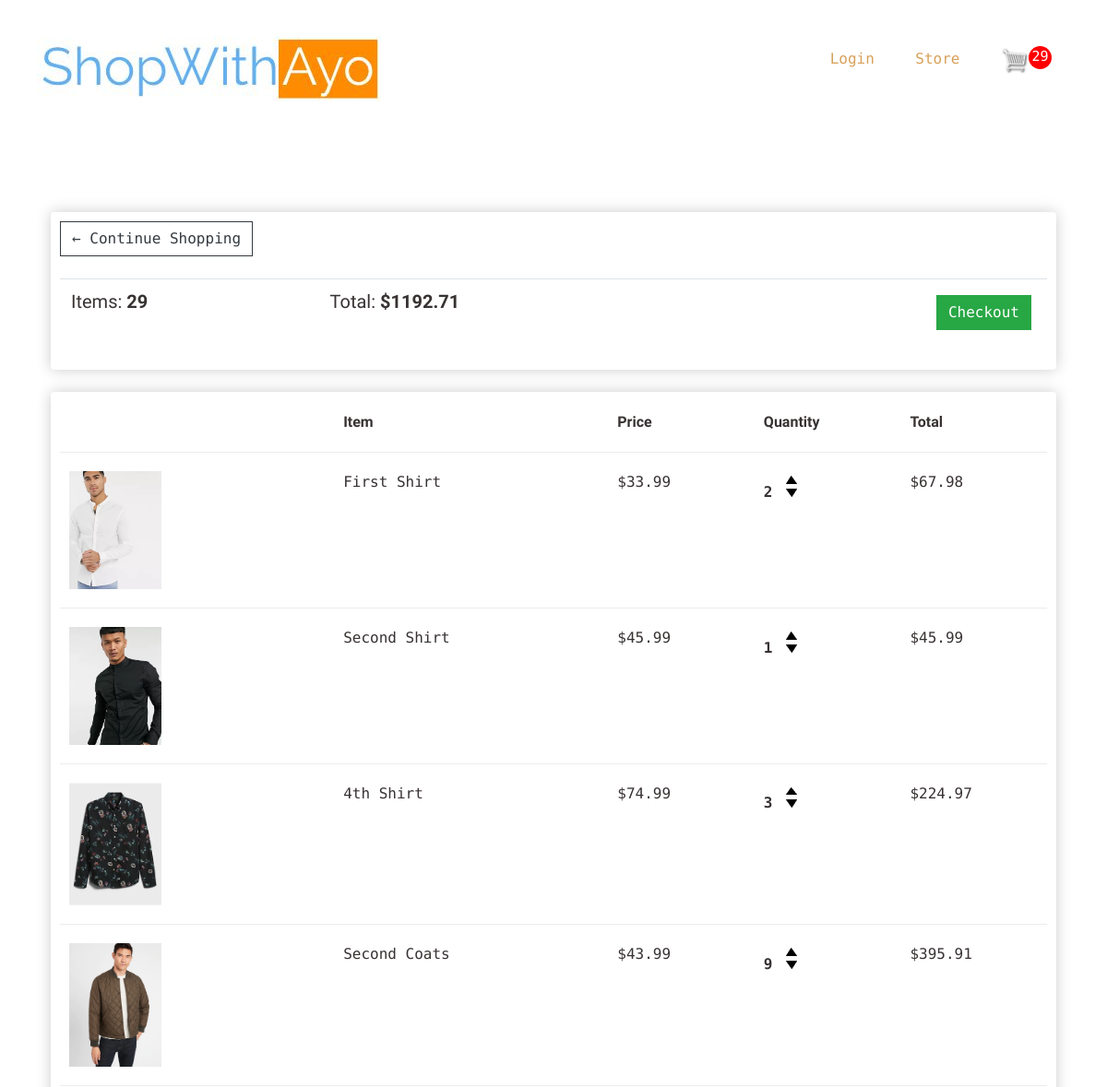
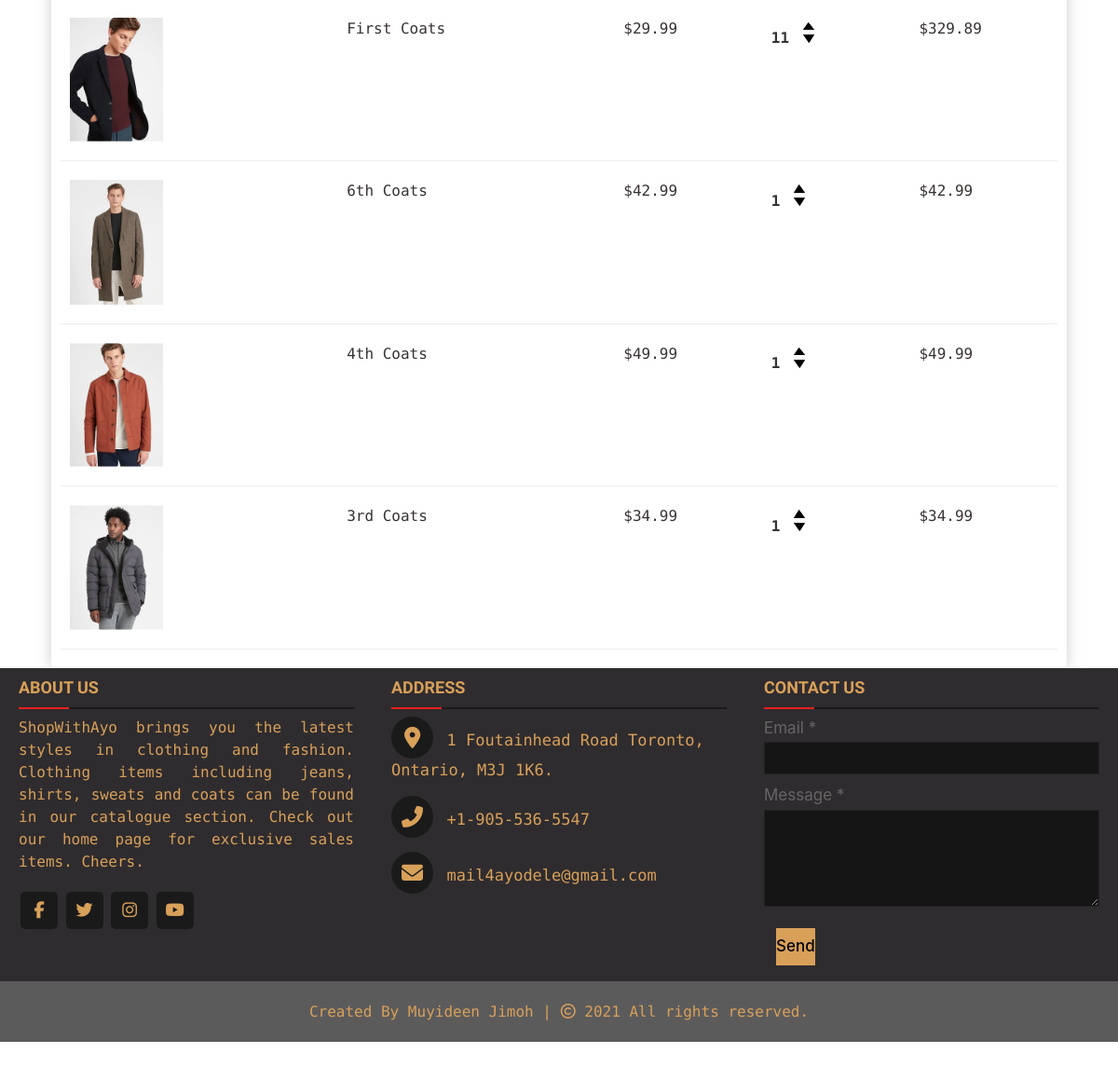
Before: /cart/ (signed in) with the older database file (2 pictures, top to bottom).
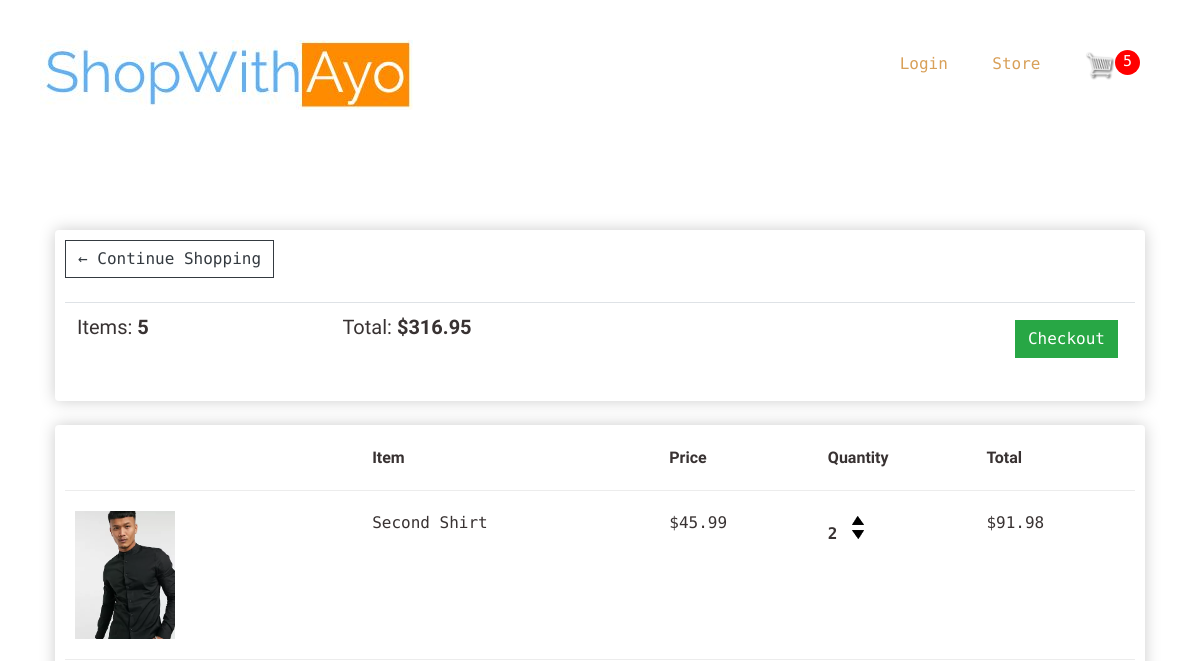
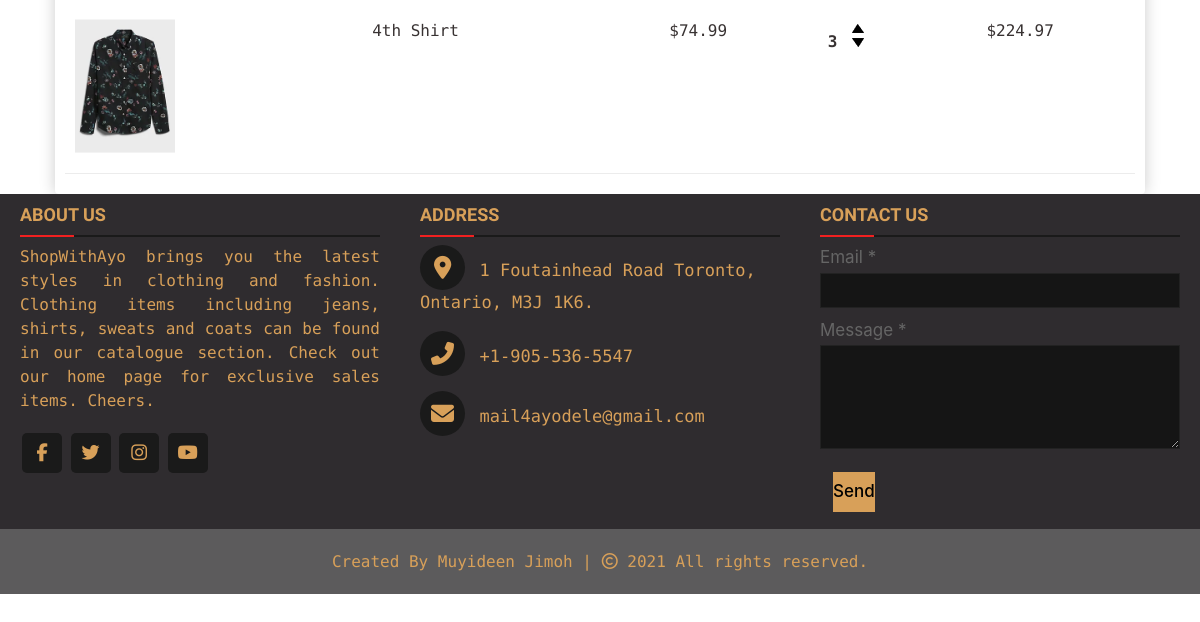
After: the same page with the newer database file (2 pictures, top to bottom).
### product_category/models.py (models this page shows, shortened)
class Order(models.Model):
  customer = models.ForeignKey(Customer, on_delete=models.SET_NULL, blank=True, null=True)
  date_ordered = models.DateTimeField(auto_now_add=True)
  complete = models.NullBooleanField(default=False, null=True, blank=False)
  transaction_id = models.CharField(max_length=200, null=True)
  @property
  def get_cart_total(self):
    orderitems = self.orderitem_set.all()
    total = sum([item.get_total for item in orderitems])
    return total
  @property
  def get_cart_items(self):
    orderitems = self.orderitem_set.all()
    total = sum([item.quantity for item in orderitems])
    return total

class OrderItem(models.Model):
  product = models.ForeignKey(Product, on_delete=models.SET_NULL, blank=True, null=True)
  order = models.ForeignKey(Order, on_delete=models.SET_NULL, blank=True, null=True)
  quantity = models.IntegerField(default=0, null=True, blank=True)
  date_added = models.DateTimeField(auto_now_add=True) #automaticatically creates a date when an instance of this model is created
  @property
  def get_total(self):
    total = self.product.price * self.quantity
    return total

class Product(models.Model):
  category_status = (
    ('coats', 'coats'),
    ('jeans', 'jeans'),
    ('shirts', 'shirts'),
    ('sweats', 'sweats'),
  )
  name = models.CharField(max_length=200)
  price = models.DecimalField(max_digits=9, decimal_places=2)
  image = models.ImageField(null=True, blank=True)
  category = models.CharField(
    max_length=200,
    choices=category_status,
    blank=True,
    default='',
    help_text='Clothing Category',
    )
  @property
  def imageURL(self):
    try:
      url = self.image.url
    except:
      url = ''
    return url

### product_category/views.py (the view)
# urls.py: path('cart/', views.cartPage, name='cart'),
def cartPage(request):
  data = cartData(request)
  items = data['items']
  order = data['order']
  cartItems = data['cartItems']
  context = {'items': items, 'order': order, 'cartItems': cartItems}
  return render(request, 'product_category/cart.html', context)

### product_category/utils.py (called while the page is built)
def cartData(request):
  if request.user.is_authenticated:
    customer = request.user.customer
    order, created = Order.objects.get_or_create(customer=customer, complete=False)
    items = order.orderitem_set.all()
    cartItems = order.get_cart_items
  else:
    cookieData = cookieCart(request)
    items = cookieData['items']
    order = cookieData['order']
    cartItems = cookieData['cartItems']
  return {'items': items, 'order': order, 'cartItems': cartItems}

### product_category/templates/product_category/cart.html
{% extends 'product_category/baseTWO.html' %}
{% load static %}
{% block content %}
<div class="container">
  <div class="row">
    <div class="col-lg-12">
      <div class="box-element">
        <a  class="btn btn-outline-dark" href="{% url 'home' %}">&#x2190; Continue Shopping</a>
        <br>
        <br>
        <table class="table">
          <tr>
            <th><h5>Items: <strong>{{cartItems}}</strong></h5></th>
            <th><h5>Total:<strong> ${{order.get_cart_total|floatformat:2}}</strong></h5></th>
            <th>
              <a  style="float:right; margin:5px;" class="btn btn-success" href="{% url 'checkout' %}">Checkout</a>
            </th>
          </tr>
        </table>
      </div>
      <br>
      <div class="box-element">
        <div class="cart-row">
          <div style="flex:2;   margin: 10px;"></div>
          <div style="flex:2;   margin: 10px;"><strong>Item</strong></div>
          <div style="flex:1;   margin: 10px;"><strong>Price</strong></div>
          <div style="flex:1;   margin: 10px;"><strong>Quantity</strong></div>
          <div style="flex:1;   margin: 10px;"><strong>Total</strong></div>
        </div>
        {% for item in items %}
          <div class="cart-row">
            <div style="flex:2;   margin: 10px;"><img class="row-image" src="{{item.product.imageURL}}"></div>
            <div style="flex:2;   margin: 10px;"><p>{{item.product.name}}</p></div>
            <div style="flex:1;   margin: 10px;"><p>${{item.product.price|floatformat:2}}</p></div>
            <div style="flex:1;   margin: 10px;">
              <p class="quantity">{{item.quantity}}</p>
              <div class="quantity">
                <img data-product={{item.product.id}} data-action="add" class="chg-quantity update-cart" src="{% static  'images/arrow-up.png' %}">
                <img data-product={{item.product.id}} data-action="remove" class="chg-quantity update-cart" src="{% static  'images/arrow-down.png' %}">
              </div>
            </div>
            <div style="flex:1;   margin: 10px;"><p>${{item.get_total|floatformat:2}}</p></div>
          </div>
        {% endfor %}
      </div>
    </div>
  </div>
</div>
{% endblock content %}

### product_category/templates/product_category/baseTWO.html (shortened to what this page needs)
<!DOCTYPE html>
{% load static %}
<html lang="en">
  <head>
    <link rel="stylesheet" href="https://stackpath.bootstrapcdn.com/bootstrap/4.4.1/css/bootstrap.min.css">
    <link rel="stylesheet" type="text/css" href="{% static 'css/mystylesheet.css' %}">
  </head>
  <body>
    <div class='my-body-wrapper'>
      <section id=s1>
        <div class="main-container">
          <div class=navigation-LOGO>
            <div class=myLOGO>
              <a href="{% url 'home' %}"><img id='imageID 'src="{% static 'images/LOGO.JPG' %}" alt=""></a>
            </div>
            <ul class='myNavbar'>
              <li class='mynav-item'><a href="#">Login</a></li>
              <li class='mynav-item'><a href="#">Store</a></li>
              <li class='mycart'><a href="{% url 'cart' %}"><img src="{% static 'images/cart.png' %}" alt=""><p id="total-in-Cart"> {{cartItems}}</p></a></li>
            </ul>
          </div>
        </div>
      </section>
      {% block content %}{% endblock content %}
    </div>
    <div class="myfooter">
      <div class="footer-content">
        <div class="main-content">
          <div class="left box">
            <h2 style="color:  #d8a059;">About us</h2>
            <div class="content">
              <p style="color: #d8a059;">ShopWithAyo brings you the latest styles in clothing and fashion. Clothing items including jeans, shirts, sweats and coats can be found in our catalogue section. Check out our home page for exclusive sales items. Cheers.</p>
              <div class="social">
                <a href="https://facebook.com/coding.np"><span class="fab fa-facebook-f"></span></a>
                <a href="#"><span class="fab fa-twitter"></span></a>
                <a href="https://instagram.com/coding.np"><span class="fab fa-instagram"></span></a>
                <a href="https://youtube.com/c/codingnepal"><span class="fab fa-youtube"></span></a>
              </div>
            </div>
          </div>
          <div class="center box">
            <h2 style="color: #d8a059;">Address</h2>
            <div class="content">
              <div class="place">
                <span class="fas fa-map-marker-alt"></span>
                <span class="text">1 Foutainhead Road Toronto, Ontario, M3J 1K6.</span>
              </div>
              <div class="phone">
                <span class="fas fa-phone-alt"></span>
                <span class="text">+1-905-536-5547</span>
              </div>
              <div class="email">
                <span class="fas fa-envelope"></span>
                <span class="text">mail4ayodele@gmail.com</span>
              </div>
            </div>
          </div>
          <div class="right box">
            <h2 style="color: #d8a059;">Contact us</h2>
            <div class="content">
            <form action="#">
              <div class="email">
                <div class="text">Email *</div>
                  <input type="email" required>
                </div>
              <div class="msg">
                <div class="text">Message *</div>
                <textarea  cols="30" rows="4"></textarea>
              </div>
              <div class="btn">
                <button style="width: 100%;" type="submit">Send</button>
              </div>
            </form>
            </div>
          </div>
        </div>
			</div>
      <div class="footer-bottom">
        <center>
				  <span class="credit">Created By <a href="https://muyideen.com" target="_blank">Muyideen Jimoh</a> | </span>
				  <span class="far fa-copyright"></span><span> 2021 All rights reserved.</span>
				</center>
      </div>
    </div>
  </body>
</html>

### static/css/mystylesheet.css (style rules this page uses)
:root { --mainText: #383232; --secondaryText: #d8a059; --mainColor: #eaeaea; --secondaryColor: #ffff; --borderColor: #c1c1c1; --s2backgroundColor: #e0c8b3; --buttonColor: black; --mainFont: "Russo One", sans-serif; --footerColor: #f4f5e6; }
* { margin: 0; padding: 0; text-decoration: none; list-style: none; box-sizing: border-box; }
html, body { height: 100%; padding: 0px; margin: 0px; color: var(--mainText); }
body { overflow-x: hidden; }
h1, h2, h3, h4, h5, h6, strong { color: var(--mainText); font-family: "Russo One", sans-serif; }
li, span, label, input, textarea { color: var(--secondaryText); font-family: "Roboto Mono", monospace; }
p { color: var(--mainText); font-family: "Roboto Mono", monospace; }
a { text-decoration: none; font-family: "Roboto Mono", monospace; color: var(--secondaryText); }
button { color: var(--buttonColor); cursor: pointer; }
.my-body-wrapper { min-height: 100%; margin-top: 20px; margin-left: 40px; margin-right: 40px; color: var(--mainText); }
#s1 { margin-left: auto; margin-right: auto; height: 100px; margin-bottom: 50px; }
#s1 .navigation-LOGO { margin: auto; padding-top: 0; justify-content: space-between; align-items: center; height: 100%; }
.myLOGO { float: left; border-color: var(--borderColor); margin-left: 10pxpx; margin-top: 20px; padding: 0; text-align: center; height: 100%; }
.myNavbar { text-align: center; float: right; margin-top: 10px; padding-left: 0px; }
.myNavbar .mynav-item { display: inline-block; margin: 10px; padding: 10px; }
.myNavbar .mycart { display: inline-block; margin: 10px; padding: 10px; }
.myNavbar .mycart img { width: 30px; height: 30px; border: none; }
.myNavbar #total-in-Cart { float: right; text-align: center; color: #fff; background-color: red; width: 25px; height: 25px; border-radius: 50px; font-size: 15px; padding: 0px; margin: 0px; }
.myfooter { background: #2f2c2f; color: white; position: relative; width: 100%; }
.myfooter .footer-bottom { background: #5c5b5c; color: var(--secondaryText); height: 65px; width: 100%; text-align: center; position: relative; bottom: 0px; left: 0px; padding-top: 20px; }
.myfooter .footer-content { width: 100%; position: relative; }
.main-content { display: flex; }
.main-content .box { flex-basis: 50%; padding: 10px 20px; }
.box h2 { font-size: 1.125rem; font-weight: 600; text-transform: uppercase; }
.box .content { margin: 20px 0 0 0; position: relative; }
.box .content:before { position: absolute; content: ""; top: -10px; height: 2px; width: 100%; background: #1a1a1a; }
.box .content:after { position: absolute; content: ""; height: 2px; width: 15%; background: #f12020; top: -10px; }
.left .content p { text-align: justify; }
.left .content .social { margin: 20px 0 0 0; }
.left .content .social a { padding: 0 2px; }
.left .content .social a span { height: 40px; width: 40px; background: #1a1a1a; line-height: 40px; text-align: center; font-size: 18px; border-radius: 5px; transition: 0.3s; }
.center .content .fas { font-size: 1.4375rem; background: #1a1a1a; height: 45px; width: 45px; line-height: 45px; text-align: center; border-radius: 50%; transition: 0.3s; cursor: pointer; }
.center .content .text { font-size: 1.0625rem; font-weight: 500; padding-left: 10px; }
.center .content .phone { margin: 15px 0; }
.right form .text { font-size: 1.0625rem; margin-bottom: 2px; color: #656565; }
.right form .msg { margin-top: 10px; }
.right form input, .right form textarea { width: 100%; font-size: 1.0625rem; background: #151515; padding-left: 10px; border: 1px solid #222222; }
.right form input { height: 35px; }
.right form .btn { margin-top: 10px; }
.right form .btn button { height: 40px; width: 100%; border: none; outline: none; background: #d8a059; font-size: 1.0625rem; font-weight: 500; cursor: pointer; transition: 0.3s; }
.container { margin-bottom: 200px; }
.row { margin-top: 100px; }
.box-element { box-shadow: hsl(0, 0%, 80%) 0 0 16px; background-color: #fff; border-radius: 4px; padding: 10px; }
.col-lg-4, .col-lg-6, .col-lg-8, .col-lg-12 { margin-top: 10px; }
.btn { border-radius: 0; }
.row-image { width: 100px; }
.cart-row { display: flex; align-items: flex-stretch; padding-bottom: 10px; margin-bottom: 10px; border-bottom: 1px solid #ececec; }
.quantity { display: inline-block; font-weight: 700; padding-right: 10px; }
.chg-quantity { width: 12px; cursor: pointer; display: block; margin-top: 5px; transition: 0.1s; }

Changed rows visible on the page:
removed OrderItem: product.imageURL (picture), product.name "First Shirt", product.price "33.99", quantity "2", get_total "67.98"
removed OrderItem: product.imageURL (picture), product.name "Second Coats", product.price "43.99", quantity "9", get_total "395.91"
removed OrderItem: product.imageURL (picture), product.name "First Coats", product.price "29.99", quantity "11", get_total "329.89"
removed OrderItem: product.imageURL (picture), product.name "6th Coats", product.price "42.99", quantity "1", get_total "42.99"
removed OrderItem: product.imageURL (picture), product.name "4th Coats", product.price "49.99", quantity "1", get_total "49.99"
removed OrderItem: product.imageURL (picture), product.name "3rd Coats", product.price "34.99", quantity "1", get_total "34.99"
changed through a linked row, Order: get_cart_total "1192.71" → "316.95"
changed OrderItem "Second Shirt": quantity "1" → "2"; get_total "45.99" → "91.98"
Other visible differences:
{{ cartItems }}: "29" → "5"
